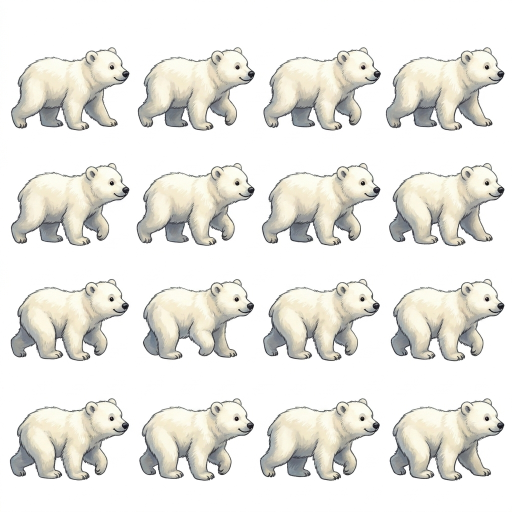
#> input picture gen_staging/bear_move.png, 1024 x 1024 px (shown at 1/2 size)
$ python process_assets.py ../gen_staging/bear_move.png
#> lines starting #> are read from the running program, lines starting #| are printed output that depends on the picture; after the words box and inside, x2 and y2 are one past the last pixel; in counts of white or black regions, pixels touching at a corner belong together
"""Asset post-processing pipeline for AI-generated sprites.

Replaces the ad-hoc remove_bg.py loop with one deterministic, vectorised pass:

  1. ingest   - copy new images from a staging folder into art/source/ (clean names)
  2. cutout   - remove the white background with an edge-seeded flood fill
                (interior whites such as polar-bear fur survive)
  3. defringe - "colour decontaminate" the anti-aliased edge so no white halo
                remains when the sprite is drawn on dark grass/lava
  4. trim     - crop to the opaque bounding box + uniform padding, square canvas
  5. resize   - downscale to a web size (default 512 px) -> *_nobg.png (+ .webp)

Run with uv so nothing is installed globally:
    uv run --with pillow --with numpy python scripts/process_assets.py --ingest gen_staging
    uv run --with pillow --with numpy python scripts/process_assets.py art/source/fox.png ...
"""
from __future__ import annotations

import argparse
import shutil
from collections import deque
from pathlib import Path

import numpy as np
from PIL import Image, ImageFilter

ROOT = Path(__file__).resolve().parent.parent
PUBLIC = ROOT / "art" / "source"

WHITE_THRESHOLD = 236   # min(R,G,B) at or above this counts as background
SOFT_BAND = 18          # whites within this band below threshold become partly transparent
PADDING = 0.06          # fraction of the final canvas left empty around the sprite
SIZE = 512


def background_mask(rgb: np.ndarray) -> np.ndarray:
    """Boolean mask of near-white pixels connected to the image border."""
    h, w, _ = rgb.shape
#> h = 1024; w = 1024
    near_white = rgb.min(axis=2) >= WHITE_THRESHOLD
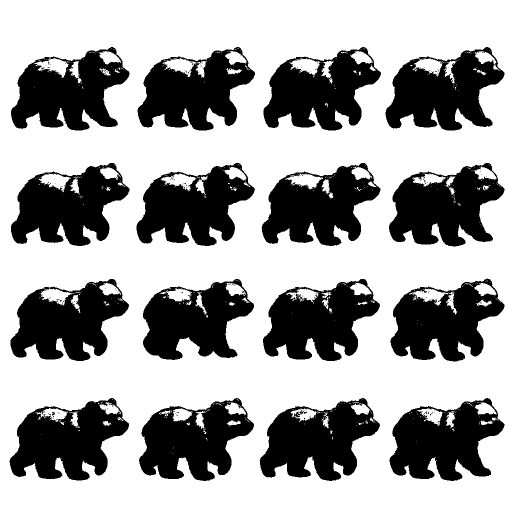
#> near_white: shape (1024, 1024) bool (shown at 1/2 size); 64.5% white; 211 black regions (194 under 20 px), largest, box (x1, y1, x2, y2) and area: (519, 796, 760, 962) 23941, (778, 326, 1009, 493) 23932, (19, 796, 258, 961) 23701
    mask = np.zeros((h, w), bool)
    q = deque()
    for x in range(w):
        for y in (0, h - 1):
            if near_white[y, x] and not mask[y, x]:
                mask[y, x] = True
                q.append((y, x))
#> mask: shape (1024, 1024) bool; 0.2% white in thin lines or dots
    for y in range(h):
        for x in (0, w - 1):
            if near_white[y, x] and not mask[y, x]:
                mask[y, x] = True
                q.append((y, x))
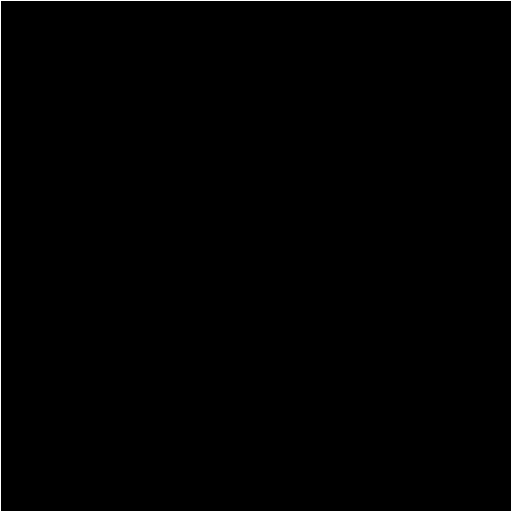
#> mask: shape (1024, 1024) bool (shown at 1/2 size); 0.39% white in thin lines or dots
    while q:
        y, x = q.popleft()
        for ny, nx in ((y - 1, x), (y + 1, x), (y, x - 1), (y, x + 1)):
            if 0 <= ny < h and 0 <= nx < w and near_white[ny, nx] and not mask[ny, nx]:
                mask[ny, nx] = True
                q.append((ny, nx))
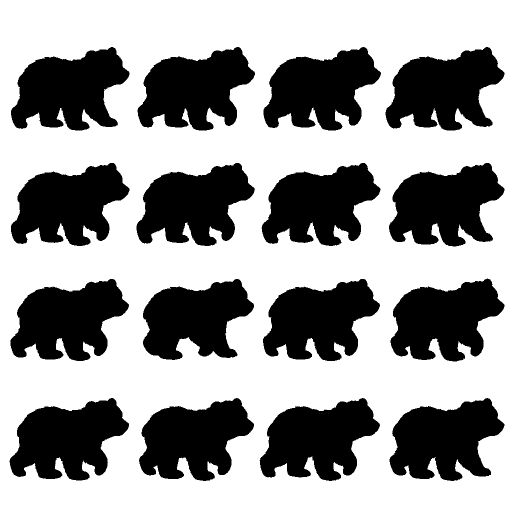
#> mask: shape (1024, 1024) bool (shown at 1/2 size); 61.1% white; 16 black regions, largest, box (x1, y1, x2, y2) and area: (22, 94, 259, 261) 26090, (771, 94, 1009, 261) 26086, (778, 326, 1009, 493) 25959
    return mask


def cutout(img: Image.Image) -> Image.Image:
    rgb = np.asarray(img.convert("RGB"), dtype=np.float32)
    bg = background_mask(rgb.astype(np.uint8))

    # Only a thin ring around the flood-filled background gets soft alpha; the flood fill
    # itself uses the strict threshold so it never leaks into white fur/highlights.
    bg_img = Image.fromarray(bg.astype(np.uint8) * 255)
    ring = (np.asarray(bg_img.filter(ImageFilter.MaxFilter(5))) > 0) & ~bg
#> ring: shape (1024, 1024) bool; 3.5% white in thin lines or dots, all inside (x1, y1, x2, y2) = (19, 94, 1009, 962)
    whiteness = rgb.min(axis=2)
    soft = np.clip((WHITE_THRESHOLD - whiteness) / SOFT_BAND, 0.0, 1.0)
    alpha = np.ones(bg.shape, np.float32)
    alpha[bg] = 0.0
    alpha[ring] = soft[ring]
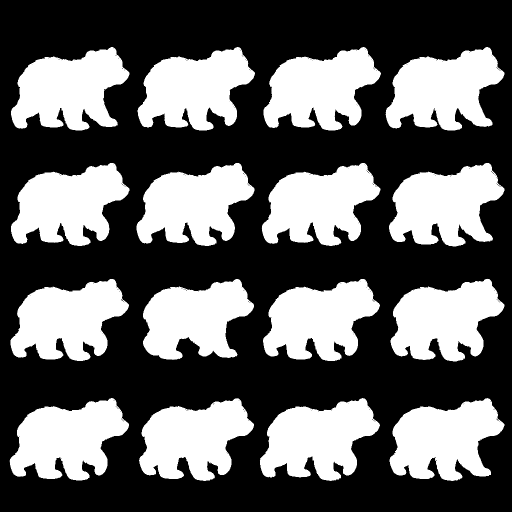
#> alpha: shape (1024, 1024) float32 (shown at 1/2 size); min 0, max 1, mean 0.388

    # Colour decontamination: observed = a*fg + (1-a)*white  ->  fg = (observed - (1-a)*255)/a
    a = np.clip(alpha, 1e-3, 1.0)[..., None]
    fg = np.clip((rgb - (1.0 - a) * 255.0) / a, 0, 255)
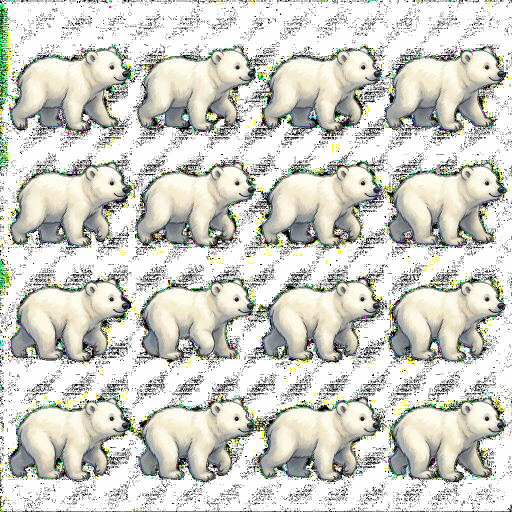
#> fg: shape (1024, 1024, 3) float32 (shown at 1/2 size); mean R, G, B 208.7, 208.5, 201.1
    rgba = np.dstack([fg, alpha * 255.0]).astype(np.uint8)
    return Image.fromarray(rgba, "RGBA")


def trim_and_resize(img: Image.Image, size: int = SIZE) -> Image.Image:
#> called with size = 512
    bbox = img.getchannel("A").point(lambda v: 255 if v > 8 else 0).getbbox()
#> bbox = (19, 94, 1009, 962)
    if bbox:
        img = img.crop(bbox)
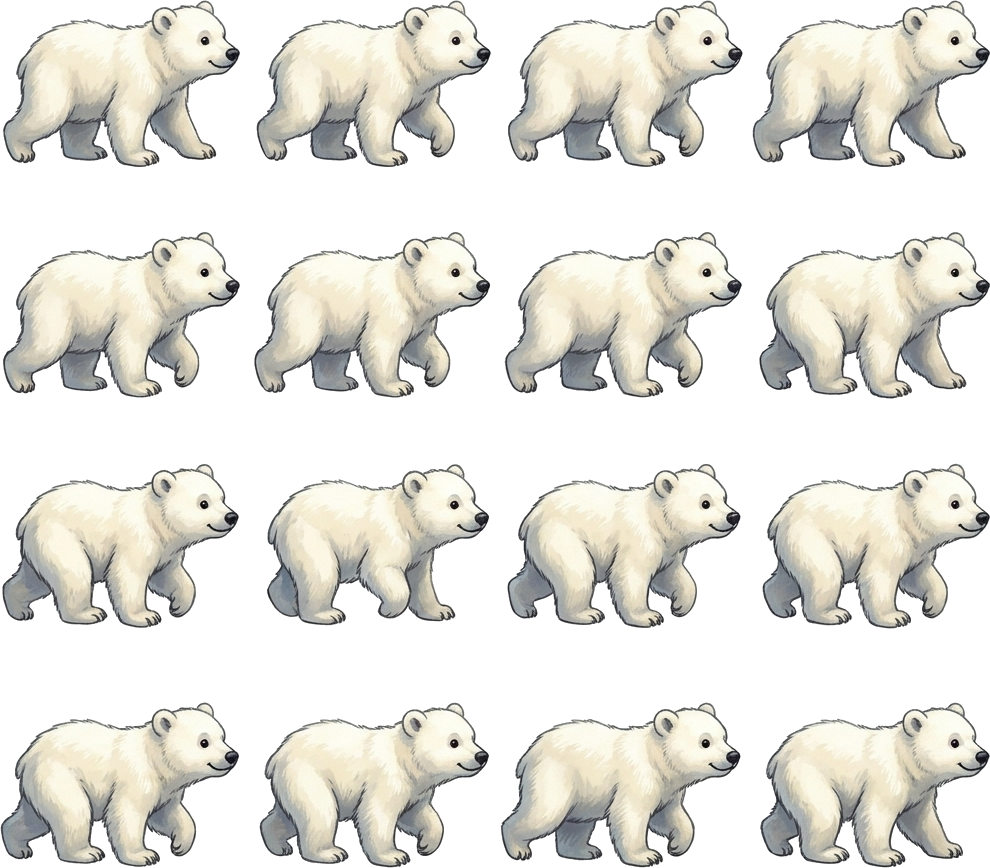
#> img: PIL image 990x868 RGBA; mean R, G, B, A 202.7, 202.2, 193.7, 120.7; transparent parts drawn white
    w, h = img.size
#> w = 990; h = 868
    side = int(max(w, h) / (1 - 2 * PADDING))
#> side = 1125
    canvas = Image.new("RGBA", (side, side), (0, 0, 0, 0))
#> canvas: PIL image 1125x1125 RGBA; every value is 0
    canvas.paste(img, ((side - w) // 2, (side - h) // 2))
    return canvas.resize((size, size), Image.LANCZOS)
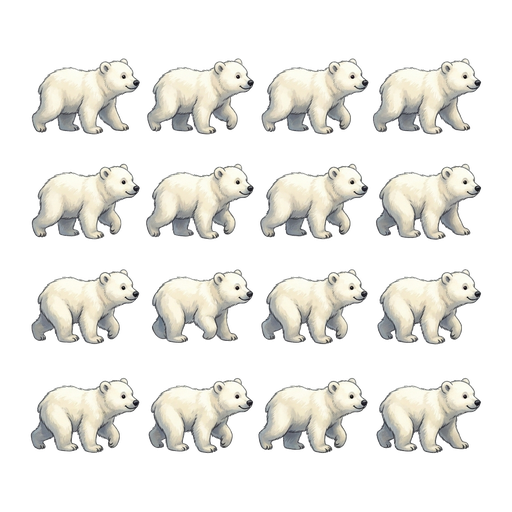
#> returned value: PIL image 512x512 RGBA; mean R, G, B, A 70.8, 69.8, 65.6, 81.9; transparent parts drawn white


def process(src: Path, size: int = SIZE, webp: bool = True) -> Path:
    out = src.with_name(f"{src.stem}_nobg.png")
    sprite = trim_and_resize(cutout(Image.open(src)), size)
    sprite.save(out, optimize=True)
    if webp:
        sprite.save(out.with_suffix(".webp"), quality=88, method=6)
    kb = out.stat().st_size // 1024
    print(f"{src.name:32s} -> {out.name:36s} {sprite.size[0]}px {kb} KB")
#| bear_move.png                    -> bear_move_nobg.png                   512px 255 KB
    return out


def ingest(staging: Path) -> list[Path]:
    copied = []
    for f in sorted(staging.glob("*.png")):
        name = f.stem.lower().replace(" ", "_").replace("-", "_")
        dst = PUBLIC / f"{name}.png"
        shutil.copy2(f, dst)
        copied.append(dst)
    return copied


def main():
    ap = argparse.ArgumentParser()
    ap.add_argument("files", nargs="*", type=Path)
    ap.add_argument("--ingest", type=Path, help="staging folder with freshly generated PNGs")
    ap.add_argument("--size", type=int, default=SIZE)
    ap.add_argument("--no-webp", action="store_true")
    args = ap.parse_args()

    files = list(args.files)
    if args.ingest:
        files += ingest(args.ingest)
    for f in files:
        process(f, args.size, not args.no_webp)


if __name__ == "__main__":
    main()
